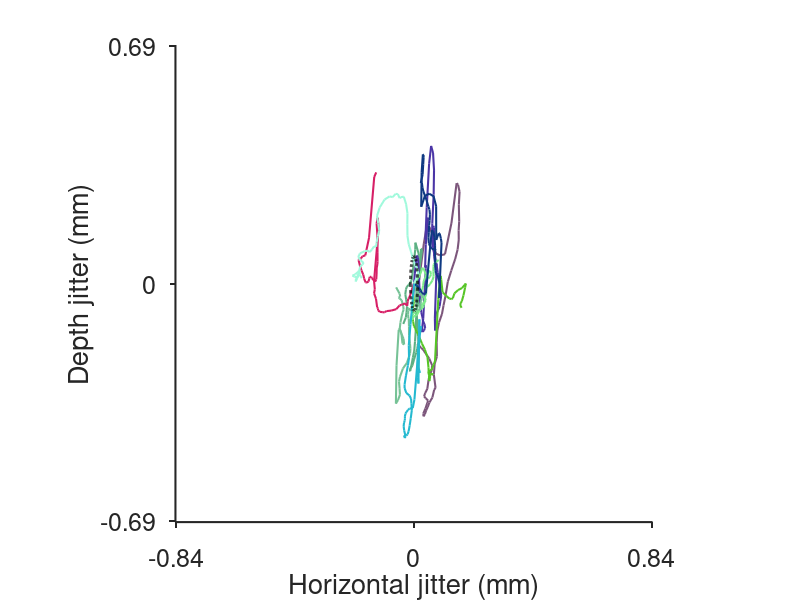
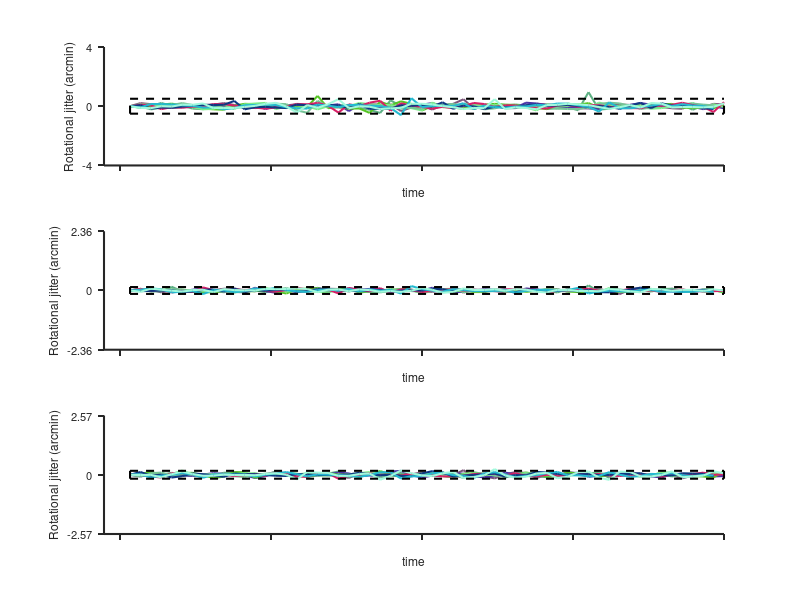

Here is the MATLAB script that generated these plots, in order:
% Script that reproduces Supplementary Figure 1 of Fulvio, Miao, & Rokers and associated statistics - "Head
% jitter enhances 3D motion perception" - Journal of Vision

%% Supplementary Figure 1a: example horizontal and depth translational head jitter from tracking error test

load TrackingTestOnTranslationTraces.mat; % Supplementary Figure 1a plots the translational jitter of 10 traces from the head-tracking on condition for the tracking error test
% additional traces can be plotted

figure,
hold on,

rtraces = [92 88 36 109 48 100 80 49 63 115]; % the initially random trace numbers to be plotted were saved and coded for reproducibility
for t = 1:length(rtraces)
    trace = translation_trace_on_test{rtraces(t)}; 
    trace = trace * 1000; % convert from m to mm
    if (length(trace) ~= 0)
        first_X = trace(1,1);
        first_Z = trace(3,1);
        X = trace(1,:) - first_X; % normalize to (0,0) start point
        Z = trace(3,:) - first_Z;
        trace_colors(t,:) = rand(1,3); % NOTE: the colors will vary from the actual figure in the paper
        plot(X,Z,'-','Color',trace_colors(t,:), 'LineWidth', 1.5);
    end
end

% compute 95th percentile ellipse across all traces and reproduce median
% and IQR values listed in the text

% per time sampled time point
Xdir = [];
Ydir = [];
Zdir = [];
% per 1s target interval
sumXdir = [];
sumYdir = [];
sumZdir = [];
    
for t = 1:size(translation_trace_on_test,1)
    motionmat = translation_trace_on_test{t};
    if ~isempty(motionmat) && size(motionmat,2) > 2
        n = length(motionmat);
        first = motionmat(:,1:(n-1));
        last = motionmat(:,2:n);
        dist = abs(last - first);
        dist_total = sqrt(sum((dist.^2)));
        Xdir = [Xdir (dist(1, dist_total < 0.002))*1000]; % convert m to mm
        Ydir = [Ydir (dist(2, dist_total < 0.002))*1000];
        Zdir = [Zdir (dist(3, dist_total < 0.002))*1000];
        sumXdir = [sumXdir sum(dist(1, dist_total < 0.002))*1000];
        sumYdir = [sumYdir sum(dist(2, dist_total < 0.002))*1000];
        sumZdir = [sumZdir sum(dist(3, dist_total < 0.002))*1000];
    end
end

% medians and IQRs - per time point: over all, hor, vert, depth; over the
% course of the 1 s target interval
med_tran_errs = [median([Xdir Ydir Zdir]) median([Xdir]) median([Ydir]) median([Zdir]) median([sumXdir sumYdir sumZdir])]
iqr_tran_errs = [iqr([Xdir Ydir Zdir]) iqr([Xdir]) iqr([Ydir]) iqr([Zdir]) iqr([sumXdir sumYdir sumZdir])]

a=prctile(Xdir,95); % horizontal radius (median x translation in mm)
b=prctile(Zdir,95); % vertical radius (median z translation in mm)
x0=0; % x0,y0 ellipse center coordinates
y0=0;
t=-pi:0.01:pi;
x=x0+a*cos(t);
y=y0+b*sin(t);
plot(x,y,'--','LineWidth',2,'Color','k');

axis([-.843 .843 -.693 .693]);
grid off;
axis square;
set(gca,'FontSize',18);
set(gca,'LineWidth',1.5)
set(gca,'ytick', [-.69:.69:.69])
set(gca,'xtick',[-.84:.84:.84])
set(gca,'TickDir','out');
xlabel('Horizontal jitter (mm)');
ylabel('Depth jitter (mm)');
set(gcf,'Color','w');


%% Supplementary Figure 1b: example rotational head jitter (3 axes) from tracking error test

load TrackingTestOnRotationTraces.mat; % Supplementary Figure 1b plots the rotational jitter of the same 10 traces from the head-tracking on condition for the tracking error test
% additional traces can be plotted

figure,
hold on,

for a=1:3 % 3 axes of rotation - pitch (x), yaw (y), roll (z)
    
    subplot(3,1,a),
    hold on,
    
    % plotting rotations for the same traces plotted for the translations
    % above
    for t = 1:length(rtraces)
        trace = rotation_trace_on_test{rtraces(t)};
        traceplot = trace(a,:);
        lengths_tp(t) = length(traceplot);
        
        if (length(traceplot) ~= 0)
            plot(traceplot,'-','Color',trace_colors(t,:),'LineWidth',1.5);
        end
    end
    
    rot = [];
    total_rot = [];
    
    % plot the 95th percentile box
    for t = 1 : size(rotation_trace_on_test,2)
        motionmat = rotation_trace_on_test{t};
        if ~isempty(motionmat) && size(motionmat,2) > 2
            n = length(motionmat);
            first = motionmat(:,1:(n-1));
            last = motionmat(:,2:n);
            dist = abs(last - first);
            rot = [rot (dist(a, :))];
            total_rot = [total_rot sum(abs(dist(a,:)))];
        end
    end
    
    if a==1
        rotpitch = rot; 
        totalrotpitch = total_rot; 
    elseif a==2
        rotyaw = rot;
        totalrotyaw = total_rot; 
    elseif a==3
        rotroll = rot;
        totalrotroll = total_rot; 
    end
    
    rt=prctile(rot,95);
    maxlength = max(lengths_tp);
    
    x = [maxlength-(maxlength-1) maxlength maxlength maxlength-(maxlength-1)];
    y = [rt rt -rt -rt];
    plot([maxlength-(maxlength-1) maxlength],[rt rt], 'k--', 'LineWidth', 1.5); % for combined plot
    plot([maxlength-(maxlength-1) maxlength],[-rt -rt], 'k--', 'LineWidth', 1.5); % for combined plot
    plot([maxlength-(maxlength-1) maxlength-(maxlength-1)], [-rt rt], 'k--', 'LineWidth', 1.5); % for combined plot 
    plot([maxlength maxlength], [-rt rt], 'k--', 'LineWidth', 1.5); % for combined plot 

    axisvals = [4 2.36 2.57];
    axis([-1.5 length(traceplot) -axisvals(a) axisvals(a)]);

    grid off;
    set(gca,'FontSize',8);
    set(gca,'LineWidth',1.5)
    set(gca,'ytick', [-axisvals(a):axisvals(a):axisvals(a)])
    set(gca,'xtick',[0:maxlength/4:maxlength])
    set(gca,'xticklabel',{})
    set(gca,'TickDir','out');
    xlabel('time');
    ylabel('Rotational jitter (arcmin)');
    
    
end

set(gcf,'Color','w');

% medians and IQRs - per time point: over all, pitch, yaw, roll; over the
% 1s target interval
med_rot_errs = [median([rotpitch rotyaw rotroll]) median([rotpitch]) median([rotyaw]) median([rotroll]) median([totalrotpitch totalrotyaw totalrotroll])]
iqr_rot_errs = [iqr([rotpitch rotyaw rotroll]) iqr([rotpitch]) iqr([rotyaw]) iqr([rotroll]) iqr([totalrotpitch totalrotyaw totalrotroll])]





